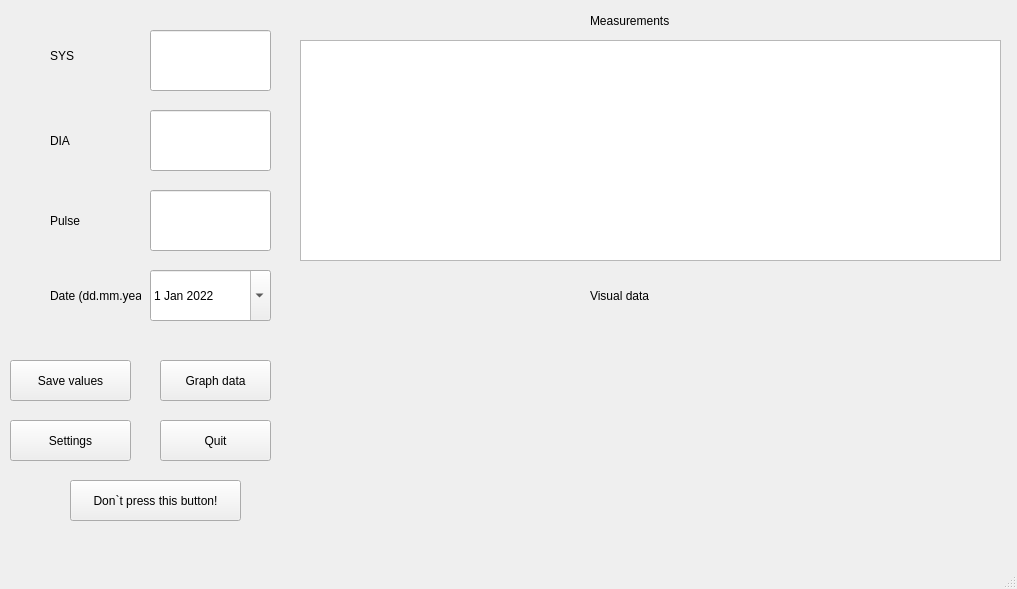
<?xml version="1.0" encoding="UTF-8"?>
<ui version="4.0">
 <class>MainWindow</class>
 <widget class="QMainWindow" name="MainWindow">
  <property name="geometry">
   <rect>
    <x>0</x>
    <y>0</y>
    <width>1017</width>
    <height>589</height>
   </rect>
  </property>
  <property name="windowTitle">
   <string>MainWindow</string>
  </property>
  <widget class="QWidget" name="centralwidget">
   <widget class="QTableWidget" name="tableWidget">
    <property name="geometry">
     <rect>
      <x>300</x>
      <y>40</y>
      <width>701</width>
      <height>221</height>
     </rect>
    </property>
    <attribute name="verticalHeaderVisible">
     <bool>false</bool>
    </attribute>
   </widget>
   <widget class="QPushButton" name="pushButton">
    <property name="geometry">
     <rect>
      <x>10</x>
      <y>360</y>
      <width>121</width>
      <height>41</height>
     </rect>
    </property>
    <property name="text">
     <string>Save values</string>
    </property>
   </widget>
   <widget class="QPushButton" name="pushButton_2">
    <property name="geometry">
     <rect>
      <x>160</x>
      <y>360</y>
      <width>111</width>
      <height>41</height>
     </rect>
    </property>
    <property name="text">
     <string>Graph data</string>
    </property>
   </widget>
   <widget class="QLabel" name="label">
    <property name="geometry">
     <rect>
      <x>50</x>
      <y>40</y>
      <width>61</width>
      <height>31</height>
     </rect>
    </property>
    <property name="text">
     <string>SYS</string>
    </property>
   </widget>
   <widget class="QLabel" name="label_2">
    <property name="geometry">
     <rect>
      <x>50</x>
      <y>120</y>
      <width>61</width>
      <height>41</height>
     </rect>
    </property>
    <property name="text">
     <string>DIA</string>
    </property>
   </widget>
   <widget class="QLabel" name="label_3">
    <property name="geometry">
     <rect>
      <x>50</x>
      <y>210</y>
      <width>51</width>
      <height>21</height>
     </rect>
    </property>
    <property name="text">
     <string>Pulse</string>
    </property>
   </widget>
   <widget class="QLabel" name="label_4">
    <property name="geometry">
     <rect>
      <x>50</x>
      <y>280</y>
      <width>91</width>
      <height>31</height>
     </rect>
    </property>
    <property name="text">
     <string>Date (dd.mm.year)</string>
    </property>
   </widget>
   <widget class="QLabel" name="label_5">
    <property name="geometry">
     <rect>
      <x>590</x>
      <y>10</y>
      <width>81</width>
      <height>21</height>
     </rect>
    </property>
    <property name="text">
     <string>Measurements</string>
    </property>
   </widget>
   <widget class="QLabel" name="label_6">
    <property name="geometry">
     <rect>
      <x>590</x>
      <y>280</y>
      <width>81</width>
      <height>31</height>
     </rect>
    </property>
    <property name="text">
     <string>Visual data</string>
    </property>
   </widget>
   <widget class="QWidget" name="widget" native="true">
    <property name="geometry">
     <rect>
      <x>300</x>
      <y>310</y>
      <width>701</width>
      <height>231</height>
     </rect>
    </property>
   </widget>
   <widget class="QPushButton" name="pushButton_3">
    <property name="geometry">
     <rect>
      <x>10</x>
      <y>420</y>
      <width>121</width>
      <height>41</height>
     </rect>
    </property>
    <property name="text">
     <string>Settings</string>
    </property>
   </widget>
   <widget class="QPushButton" name="pushButton_4">
    <property name="geometry">
     <rect>
      <x>160</x>
      <y>420</y>
      <width>111</width>
      <height>41</height>
     </rect>
    </property>
    <property name="text">
     <string>Quit</string>
    </property>
   </widget>
   <widget class="QPushButton" name="pushButton_5">
    <property name="geometry">
     <rect>
      <x>70</x>
      <y>480</y>
      <width>171</width>
      <height>41</height>
     </rect>
    </property>
    <property name="text">
     <string>Don`t press this button!</string>
    </property>
   </widget>
   <widget class="QLineEdit" name="lineEdit">
    <property name="geometry">
     <rect>
      <x>150</x>
      <y>30</y>
      <width>121</width>
      <height>61</height>
     </rect>
    </property>
   </widget>
   <widget class="QLineEdit" name="lineEdit_2">
    <property name="geometry">
     <rect>
      <x>150</x>
      <y>110</y>
      <width>121</width>
      <height>61</height>
     </rect>
    </property>
   </widget>
   <widget class="QLineEdit" name="lineEdit_3">
    <property name="geometry">
     <rect>
      <x>150</x>
      <y>190</y>
      <width>121</width>
      <height>61</height>
     </rect>
    </property>
   </widget>
   <widget class="QDateEdit" name="dateEdit">
    <property name="geometry">
     <rect>
      <x>150</x>
      <y>270</y>
      <width>121</width>
      <height>51</height>
     </rect>
    </property>
    <property name="dateTime">
     <datetime>
      <hour>0</hour>
      <minute>0</minute>
      <second>0</second>
      <year>2022</year>
      <month>1</month>
      <day>1</day>
     </datetime>
    </property>
    <property name="calendarPopup">
     <bool>true</bool>
    </property>
   </widget>
  </widget>
  <widget class="QMenuBar" name="menubar">
   <property name="geometry">
    <rect>
     <x>0</x>
     <y>0</y>
     <width>1017</width>
     <height>21</height>
    </rect>
   </property>
  </widget>
  <widget class="QStatusBar" name="statusbar"/>
 </widget>
 <resources/>
 <connections/>
</ui>
